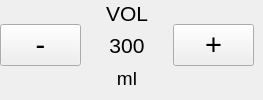
        <widget class="QWidget" name="tab_7">
         <attribute name="title">
          <string>VVC</string>
         </attribute>
         <widget class="QWidget" name="layoutWidget_4">
          <property name="geometry">
           <rect>
            <x>0</x>
            <y>0</y>
            <width>254</width>
            <height>91</height>
           </rect>
          </property>
          <layout class="QHBoxLayout" name="horizontalLayout_11">
           <item>
            <widget class="QPushButton" name="pushButton_minVol">
             <property name="font">
              <font>
               <pointsize>22</pointsize>
               <underline>false</underline>
              </font>
             </property>
             <property name="text">
              <string>-</string>
             </property>
            </widget>
           </item>
           <item>
            <layout class="QVBoxLayout" name="verticalLayout_3">
             <item>
              <widget class="QLabel" name="label_43">
               <property name="font">
                <font>
                 <pointsize>16</pointsize>
                </font>
               </property>
               <property name="layoutDirection">
                <enum>Qt::LeftToRight</enum>
               </property>
               <property name="text">
                <string>VOL</string>
               </property>
               <property name="alignment">
                <set>Qt::AlignCenter</set>
               </property>
              </widget>
             </item>
             <item>
              <widget class="QLabel" name="label_press_volsetpoint">
               <property name="font">
                <font>
                 <pointsize>16</pointsize>
                </font>
               </property>
               <property name="layoutDirection">
                <enum>Qt::LeftToRight</enum>
               </property>
               <property name="text">
                <string>300</string>
               </property>
               <property name="alignment">
                <set>Qt::AlignCenter</set>
               </property>
              </widget>
             </item>
             <item>
              <widget class="QLabel" name="label_45">
               <property name="font">
                <font>
                 <pointsize>14</pointsize>
                </font>
               </property>
               <property name="layoutDirection">
                <enum>Qt::LeftToRight</enum>
               </property>
               <property name="text">
                <string>ml</string>
               </property>
               <property name="alignment">
                <set>Qt::AlignCenter</set>
               </property>
              </widget>
             </item>
            </layout>
           </item>
           <item>
            <widget class="QPushButton" name="pushButton_moreVol">
             <property name="font">
              <font>
               <pointsize>22</pointsize>
               <underline>false</underline>
              </font>
             </property>
             <property name="text">
              <string>+</string>
             </property>
            </widget>
           </item>
          </layout>
         </widget>
        </widget>
